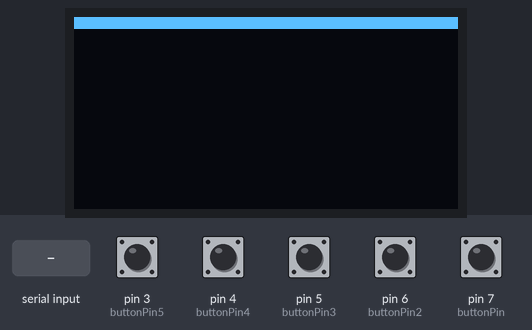
A sketch run on a simulated Arduino Uno, built with avr-gcc and run on an emulated ATmega328P. On the bench: 128×64 one-colour display. Inputs (shaded band) come from the test bench; at power-on: pin 3 (buttonPin5), pin 4 (buttonPin4), pin 5 (buttonPin3), pin 6 (buttonPin2), pin 7 (buttonPin) LOW. What the sketch prints to the serial monitor is not drawn.

Above: at 1.2 s.
1.3 s: pin 3 (buttonPin5) pulled HIGH for 0.15 s
At 2.8 s:
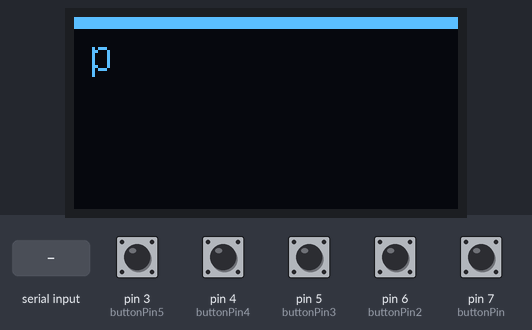
3.1 s: pin 4 (buttonPin4) pulled HIGH for 0.15 s
At 4.7 s:
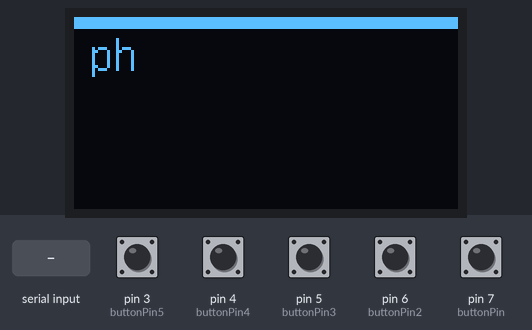
5.0 s: pin 5 (buttonPin3) pulled HIGH for 0.15 s
At 6.5 s:
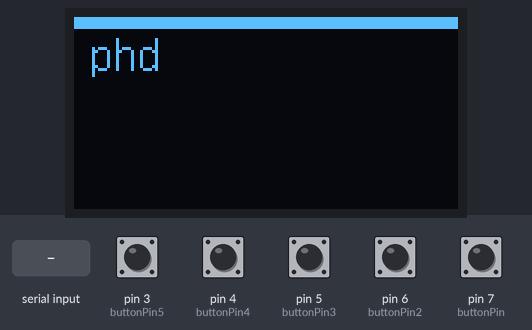
6.9 s: pin 6 (buttonPin2) pulled HIGH for 0.15 s
At 8.5 s:
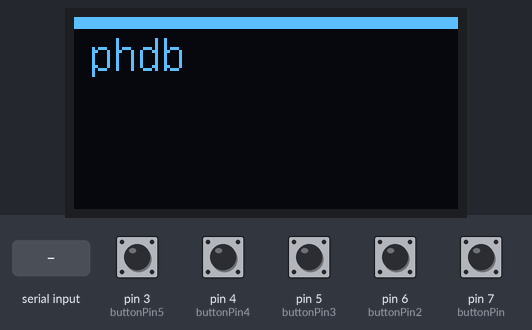
8.8 s: pin 7 (buttonPin) pulled HIGH for 0.15 s
At 10.4 s:
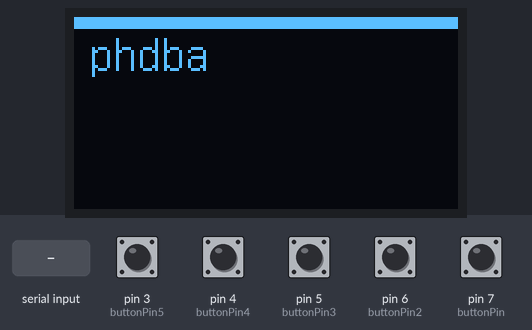
10.7 s: "1\n" received over the second serial link
At 12.0 s:
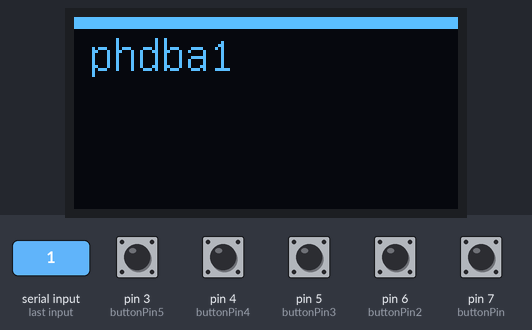
Timing chart, 0 to 13.3 s (numbered marks = the images above; inputs shaded):
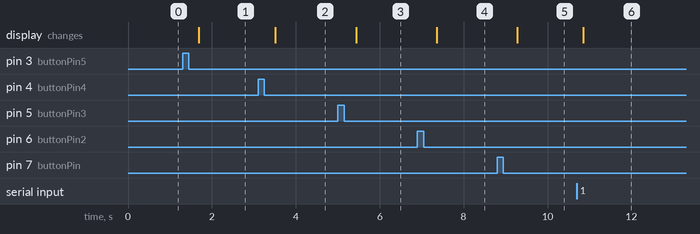

The sketch:

keyoled.ino
```cpp
//Button Press Detection - debounce with millis()

#include <SoftwareSerial.h>// import the serial library
#include <U8glib.h>

SoftwareSerial mySerial(10, 11); // RX, TX
U8GLIB_SSD1306_128X64 u8g(U8G_I2C_OPT_DEV_0|U8G_I2C_OPT_NO_ACK|U8G_I2C_OPT_FAST);

int buttonPin = 7;
int buttonPin2 = 6;
int buttonPin3 = 5;
int buttonPin4 = 4;
int buttonPin5 = 3;

int count,count1,count2,count3,count4,finalcount=0;
boolean currentState = LOW;
boolean lastState = LOW;
boolean debouncedState = LOW;

boolean currentState1 = LOW;
boolean lastState1 = LOW;
boolean debouncedState1 = LOW;

boolean currentState2 = LOW;
boolean lastState2 = LOW;
boolean debouncedState2 = LOW;

boolean currentState3 = LOW;
boolean lastState3 = LOW;
boolean debouncedState3 = LOW;

boolean currentState4 = LOW;
boolean lastState4 = LOW;
boolean debouncedState4 = LOW;


int debounceInterval = 20;
unsigned long timeOfLastButtonEvent = 0;
int mode = 0;

char data;
String speech, voice;

void u8g_mode1() {
   u8g.setFont(u8g_font_unifont);
  u8g.setPrintPos( 5, 18);
     u8g.print(speech.substring(0,15));
     u8g.setPrintPos( 5, 36);
     u8g.print(speech.substring(15,30));
   u8g.setPrintPos( 5, 54);
     u8g.print(speech.substring(30,45));
  // u8g.drawBitmapP( 10, 16, 4, 27, rpm);
  if (speech.length()>45){
    delay(1000);
    speech=speech.substring(45,speech.length());
      //mode=3;
  }
}
void u8g_mode2() {
  u8g.setFont(u8g_font_unifont);
  u8g.setPrintPos( 5, 18);
     u8g.print(speech.substring(45,60));

}


void draw(void) {
  // u8g_prepare();
       u8g.drawBox(0, 0, 129, 4);
       //u8g_time();
  switch(mode) {
    case 0: u8g_mode1(); break;
    case 1: u8g_mode2(); break;
  }
}


void setup(){
  pinMode(buttonPin, INPUT);
  Serial.begin(9600);//initialize Serial connection
  mySerial.begin(9600);
}

void loop(){

  u8g.firstPage();
  do {
    draw();
  } while( u8g.nextPage() );

  currentState = digitalRead(buttonPin);
  currentState1 = digitalRead(buttonPin2);
  currentState2 = digitalRead(buttonPin3);
  currentState3 = digitalRead(buttonPin4);
  currentState4 = digitalRead(buttonPin5);

count =Button();
count1 =Button1();
count2 =Button2();
count3 =Button3();
count4 =Button4();
finalcount=count*1+count1*2+count2*4+count3*8+count4*16;
if(finalcount<32 && finalcount>0)
{

  if(finalcount==1)
  {
   speech+='a';
      Serial.print('a');
   delay(300);
  }
  else if(finalcount==2)
  {
     speech+='b';
       Serial.print('b');
   delay(300);
  }
  else if(finalcount==3)
  {
    speech+='c';
   Serial.print('c');
   delay(300);
  }
  else if(finalcount==4)
  {
   speech+='d';
   Serial.print('d');
   delay(300);
  }
  else if(finalcount==5)
   {
   speech+='e';
   Serial.print('e');
   delay(300);
  }
  else if(finalcount==6)
  {
   speech+='f';
   Serial.print('f');
   delay(300);
  }
  else if(finalcount==7)
  {
    speech+='g';
   Serial.print('g');
   delay(300);
  }
  else if(finalcount==8)
  {
    speech+='h';
   Serial.print('h');
   delay(300);
  }
  else if(finalcount==9)
  {
    speech+='i';
   Serial.print('i');
   delay(300);
  }
  else if(finalcount==10)
  {
   speech+='j';
   Serial.print('j');
   delay(300);
  }
  else if(finalcount==11)
  {
   speech+='k';
   Serial.print('k');
   delay(300);
  }
  else if(finalcount==12)
  {
   speech+='l';
   Serial.print('l');
   delay(300);
  }
  else if(finalcount==13)
  {
    speech+='m';
   Serial.print('m');
   delay(300);
  }
  else if(finalcount==14)
  {
    speech+='n';
   Serial.print('n');
   delay(300);
  }
  else if(finalcount==15)
  {
    speech+='o';
   Serial.print('o');
   delay(300);
  }
  else if(finalcount==16)
  {
    speech+='p';
   Serial.print('p');
   delay(300);
  }
  else if(finalcount==17)
   {
    speech+='q';
   Serial.print('q');
   delay(300);
  }
  else if(finalcount==18)
  {
    speech+='r';
   Serial.print('r');
   delay(300);
  }
   if(finalcount==19)
  {
   speech+='s';
   Serial.print('s');
   delay(300);
  }
  else if(finalcount==20)
  {
   speech+='t';
   Serial.print('t');
   delay(300);
  }
  else if(finalcount==21)
  {
   speech+='u';
   Serial.print('u');
   delay(300);
  }
  else if(finalcount==22)
  {
    speech+='v';
   Serial.print('v');
   delay(300);
  }
  else if(finalcount==23)
  {
    speech+='w';
   Serial.print('w');
   delay(300);
  }
  else if(finalcount==24)
  {
   speech+='x';
   Serial.print('x');
   delay(300);
  }
    else if(finalcount==25)
  {
    speech+='y';
   Serial.print('y');
   delay(300);
  }
  else if(finalcount==26)
  {
    speech+='z';
   Serial.print('z');
   delay(300);
  }
  else if(finalcount==27)
  {
   speech=speech.substring(0,speech.length()-1);
   Serial.print("delete");
   delay(300);
  }
  else if(finalcount==28)
  {
    speech+=' ';
   Serial.print(' ');
   delay(300);
  }


}

     if (mySerial.available())

{
data=mySerial.read();

speech+=data;

}
}

int Button(){
    unsigned long currentTime = millis();

  if (currentState != lastState){
    timeOfLastButtonEvent = currentTime;
  }

  if (currentTime - timeOfLastButtonEvent > debounceInterval){
    if (currentState != debouncedState){
      debouncedState = currentState;
      if (debouncedState == HIGH){
        return 1;
      } else {
        return 0;
      }
    }
  }
  lastState = currentState;
}

int Button1(){
    unsigned long currentTime1 = millis();

  if (currentState1 != lastState1){
    timeOfLastButtonEvent = currentTime1;
  }

  if (currentTime1 - timeOfLastButtonEvent > debounceInterval){
    if (currentState1 != debouncedState1){
      debouncedState1 = currentState1;
      if (debouncedState1 == HIGH){
         return 1;
      } else {
        return 0;
      }
    }
  }
  lastState1 = currentState1;
}
int Button2(){
    unsigned long currentTime2 = millis();

  if (currentState2 != lastState2){
    timeOfLastButtonEvent = currentTime2;
  }

  if (currentTime2 - timeOfLastButtonEvent > debounceInterval){
    if (currentState2 != debouncedState2){
      debouncedState2 = currentState2;
      if (debouncedState2 == HIGH){
         return 1;
      } else {
        return 0;

      }
    }
  }
  lastState2 = currentState2;
}
int Button3(){
    unsigned long currentTime3 = millis();

  if (currentState3 != lastState3){
    timeOfLastButtonEvent = currentTime3;
  }

  if (currentTime3 - timeOfLastButtonEvent > debounceInterval){
    if (currentState3 != debouncedState3){
      debouncedState3 = currentState3;
      if (debouncedState3 == HIGH){
          return 1;
      } else {
        return 0;
      }
    }
  }
  lastState3 = currentState3;
}
int Button4(){
    unsigned long currentTime4 = millis();

  if (currentState4 != lastState4){
    timeOfLastButtonEvent = currentTime4;
  }

  if (currentTime4 - timeOfLastButtonEvent > debounceInterval){
    if (currentState4 != debouncedState4){
      debouncedState4 = currentState4;
      if (debouncedState4 == HIGH){
          return 1;
      } else {
         return 0;
      }
    }
  }
  lastState4 = currentState4;
}


void a()
{
  unsigned long currentTime4 = millis();

  if (finalcount != lastState4){
    timeOfLastButtonEvent = currentTime4;
  }

  if (currentTime4 - timeOfLastButtonEvent > debounceInterval){
    if (currentState4 != debouncedState4){
      debouncedState4 = currentState4;
      if (debouncedState4 == HIGH){
           Serial.print('a');
      } else {
       //  Serial.print('0');
      }
    }
  }
  lastState4 = currentState4;
}
```

Measured:
- after the input at 1.3 s, the display: changes after 0.39 s (image 1)
- after the input at 3.1 s, the display: changes after 0.41 s (image 2)
- after the input at 5.0 s, the display: changes after 0.45 s (image 3)
- after the input at 6.9 s, the display: changes after 0.46 s (image 4)
- after the input at 8.8 s, the display: changes after 0.48 s (image 5)
- after the input at 10.7 s, the display: changes after 0.15 s (image 6)
